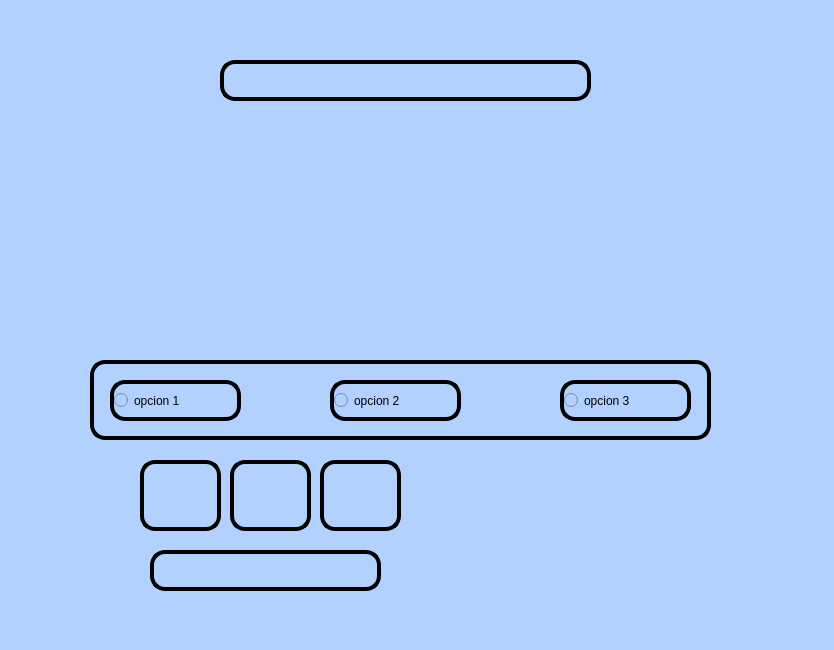
<?xml version="1.0" encoding="UTF-8"?>
<ui version="4.0">
 <class>MainWindow</class>
 <widget class="QMainWindow" name="MainWindow">
  <property name="geometry">
   <rect>
    <x>0</x>
    <y>0</y>
    <width>834</width>
    <height>650</height>
   </rect>
  </property>
  <property name="windowTitle">
   <string>MainWindow</string>
  </property>
  <property name="styleSheet">
   <string notr="true">background-color: rgb(178, 209, 255);</string>
  </property>
  <widget class="QWidget" name="centralwidget">
   <widget class="QLabel" name="imagen">
    <property name="geometry">
     <rect>
      <x>0</x>
      <y>10</y>
      <width>121</width>
      <height>101</height>
     </rect>
    </property>
    <property name="autoFillBackground">
     <bool>false</bool>
    </property>
    <property name="styleSheet">
     <string notr="true"/>
    </property>
    <property name="text">
     <string/>
    </property>
    <property name="pixmap">
     <pixmap resource="../Archivos/Recursos.qrc">:/logos/FIT_logo_vertical.png</pixmap>
    </property>
    <property name="scaledContents">
     <bool>true</bool>
    </property>
   </widget>
   <widget class="QLabel" name="imagen_2">
    <property name="geometry">
     <rect>
      <x>640</x>
      <y>0</y>
      <width>181</width>
      <height>91</height>
     </rect>
    </property>
    <property name="autoFillBackground">
     <bool>false</bool>
    </property>
    <property name="styleSheet">
     <string notr="true"/>
    </property>
    <property name="text">
     <string/>
    </property>
    <property name="pixmap">
     <pixmap resource="../Archivos/Recursos.qrc">:/logos/log_uat_nuevo.png</pixmap>
    </property>
    <property name="scaledContents">
     <bool>true</bool>
    </property>
   </widget>
   <widget class="QLabel" name="imagen_3">
    <property name="geometry">
     <rect>
      <x>730</x>
      <y>520</y>
      <width>91</width>
      <height>91</height>
     </rect>
    </property>
    <property name="autoFillBackground">
     <bool>false</bool>
    </property>
    <property name="styleSheet">
     <string notr="true"/>
    </property>
    <property name="text">
     <string/>
    </property>
    <property name="pixmap">
     <pixmap resource="../Archivos/Recursos.qrc">:/ejercicios/ContornoTD.jpg</pixmap>
    </property>
    <property name="scaledContents">
     <bool>true</bool>
    </property>
   </widget>
   <widget class="QLabel" name="imagen1">
    <property name="geometry">
     <rect>
      <x>90</x>
      <y>130</y>
      <width>181</width>
      <height>201</height>
     </rect>
    </property>
    <property name="styleSheet">
     <string notr="true"/>
    </property>
    <property name="text">
     <string/>
    </property>
    <property name="pixmap">
     <pixmap resource="../Archivos/Recursos.qrc">:/ejercicios/signointerroacion.png</pixmap>
    </property>
    <property name="scaledContents">
     <bool>true</bool>
    </property>
   </widget>
   <widget class="QLabel" name="lbltitulo">
    <property name="geometry">
     <rect>
      <x>220</x>
      <y>60</y>
      <width>371</width>
      <height>41</height>
     </rect>
    </property>
    <property name="font">
     <font>
      <family>Comic Sans MS</family>
      <pointsize>22</pointsize>
      <weight>9</weight>
      <italic>false</italic>
      <bold>false</bold>
     </font>
    </property>
    <property name="layoutDirection">
     <enum>Qt::LeftToRight</enum>
    </property>
    <property name="styleSheet">
     <string notr="true">font: 75 22pt &quot;Comic Sans MS&quot;;
border: 4px solid black;
background-color: rgb(178, 209, 255);
border-radius: 15px;</string>
    </property>
    <property name="text">
     <string/>
    </property>
    <property name="alignment">
     <set>Qt::AlignCenter</set>
    </property>
   </widget>
   <widget class="QLabel" name="imagen2">
    <property name="geometry">
     <rect>
      <x>310</x>
      <y>130</y>
      <width>181</width>
      <height>201</height>
     </rect>
    </property>
    <property name="styleSheet">
     <string notr="true"/>
    </property>
    <property name="text">
     <string/>
    </property>
    <property name="pixmap">
     <pixmap resource="../Archivos/Recursos.qrc">:/ejercicios/signointerroacion.png</pixmap>
    </property>
    <property name="scaledContents">
     <bool>true</bool>
    </property>
   </widget>
   <widget class="QLabel" name="imagen3">
    <property name="geometry">
     <rect>
      <x>530</x>
      <y>130</y>
      <width>181</width>
      <height>201</height>
     </rect>
    </property>
    <property name="styleSheet">
     <string notr="true"/>
    </property>
    <property name="text">
     <string/>
    </property>
    <property name="pixmap">
     <pixmap resource="../Archivos/Recursos.qrc">:/ejercicios/signointerroacion.png</pixmap>
    </property>
    <property name="scaledContents">
     <bool>true</bool>
    </property>
   </widget>
   <widget class="QGroupBox" name="groupBox">
    <property name="geometry">
     <rect>
      <x>90</x>
      <y>360</y>
      <width>621</width>
      <height>80</height>
     </rect>
    </property>
    <property name="styleSheet">
     <string notr="true">border: 4px solid black;
background-color: rgb(178, 209, 255);
border-radius: 15px;</string>
    </property>
    <property name="title">
     <string/>
    </property>
    <widget class="QRadioButton" name="rbopc1">
     <property name="geometry">
      <rect>
       <x>20</x>
       <y>20</y>
       <width>131</width>
       <height>41</height>
      </rect>
     </property>
     <property name="styleSheet">
      <string notr="true">font: 75 18pt &quot;Comic Sans MS&quot;;</string>
     </property>
     <property name="text">
      <string>opcion 1</string>
     </property>
    </widget>
    <widget class="QRadioButton" name="rbopc2">
     <property name="geometry">
      <rect>
       <x>240</x>
       <y>20</y>
       <width>131</width>
       <height>41</height>
      </rect>
     </property>
     <property name="styleSheet">
      <string notr="true">font: 75 18pt &quot;Comic Sans MS&quot;;</string>
     </property>
     <property name="text">
      <string>opcion 2</string>
     </property>
    </widget>
    <widget class="QRadioButton" name="rbopc3">
     <property name="geometry">
      <rect>
       <x>470</x>
       <y>20</y>
       <width>131</width>
       <height>41</height>
      </rect>
     </property>
     <property name="styleSheet">
      <string notr="true">font: 75 18pt &quot;Comic Sans MS&quot;;</string>
     </property>
     <property name="text">
      <string>opcion 3</string>
     </property>
    </widget>
   </widget>
   <widget class="QLabel" name="imagen_resultado">
    <property name="geometry">
     <rect>
      <x>460</x>
      <y>460</y>
      <width>141</width>
      <height>131</height>
     </rect>
    </property>
    <property name="styleSheet">
     <string notr="true"/>
    </property>
    <property name="text">
     <string/>
    </property>
    <property name="scaledContents">
     <bool>true</bool>
    </property>
   </widget>
   <widget class="QLabel" name="res1">
    <property name="geometry">
     <rect>
      <x>140</x>
      <y>460</y>
      <width>81</width>
      <height>71</height>
     </rect>
    </property>
    <property name="styleSheet">
     <string notr="true">border: 4px solid black;
background-color: rgb(178, 209, 255);
border-radius: 15px;</string>
    </property>
    <property name="text">
     <string/>
    </property>
    <property name="scaledContents">
     <bool>true</bool>
    </property>
   </widget>
   <widget class="QLabel" name="lblresultado">
    <property name="geometry">
     <rect>
      <x>150</x>
      <y>550</y>
      <width>231</width>
      <height>41</height>
     </rect>
    </property>
    <property name="font">
     <font>
      <family>Comic Sans MS</family>
      <pointsize>22</pointsize>
      <weight>9</weight>
      <italic>false</italic>
      <bold>false</bold>
     </font>
    </property>
    <property name="layoutDirection">
     <enum>Qt::LeftToRight</enum>
    </property>
    <property name="styleSheet">
     <string notr="true">font: 75 22pt &quot;Comic Sans MS&quot;;
border: 4px solid black;
background-color: rgb(178, 209, 255);
border-radius: 15px;</string>
    </property>
    <property name="text">
     <string/>
    </property>
    <property name="alignment">
     <set>Qt::AlignCenter</set>
    </property>
   </widget>
   <widget class="QLabel" name="res2">
    <property name="geometry">
     <rect>
      <x>230</x>
      <y>460</y>
      <width>81</width>
      <height>71</height>
     </rect>
    </property>
    <property name="styleSheet">
     <string notr="true">border: 4px solid black;
background-color: rgb(178, 209, 255);
border-radius: 15px;</string>
    </property>
    <property name="text">
     <string/>
    </property>
    <property name="scaledContents">
     <bool>true</bool>
    </property>
   </widget>
   <widget class="QLabel" name="res3">
    <property name="geometry">
     <rect>
      <x>320</x>
      <y>460</y>
      <width>81</width>
      <height>71</height>
     </rect>
    </property>
    <property name="styleSheet">
     <string notr="true">border: 4px solid black;
background-color: rgb(178, 209, 255);
border-radius: 15px;</string>
    </property>
    <property name="text">
     <string/>
    </property>
    <property name="scaledContents">
     <bool>true</bool>
    </property>
   </widget>
  </widget>
  <widget class="QMenuBar" name="menubar">
   <property name="geometry">
    <rect>
     <x>0</x>
     <y>0</y>
     <width>834</width>
     <height>21</height>
    </rect>
   </property>
  </widget>
  <widget class="QStatusBar" name="statusbar"/>
 </widget>
 <resources>
  <include location="../Archivos/Recursos.qrc"/>
 </resources>
 <connections/>
</ui>
